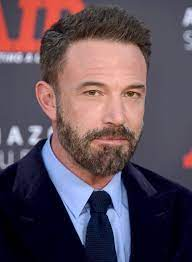
#> input picture images/Ben Affleck.jpeg, 192 x 262 px
$ python functions.py
#> lines starting #> are read from the running program, lines starting #| are printed output that depends on the picture; after the words box and inside, x2 and y2 are one past the last pixel; in counts of white or black regions, pixels touching at a corner belong together
import cv2 as cv

# Read in an image
img = cv.imread('../images/Ben Affleck.jpeg')
#> img is the input picture: shape (262, 192, 3); mean B, G, R 87.9, 76.7, 93.5
cv.imshow('Madonna', img)

# Converting to grayscale
gray = cv.cvtColor(img, cv.COLOR_BGR2GRAY)
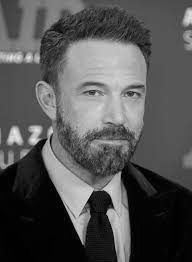
#> gray: shape (262, 192); min 0, max 239, mean 83
cv.imshow('Gray', gray)

# Blur
blur = cv.GaussianBlur(img, (7,7), cv.BORDER_DEFAULT)
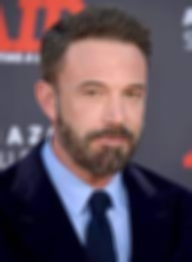
#> blur: shape (262, 192, 3); mean B, G, R 87.9, 76.7, 93.5
cv.imshow('Blur', blur)

# Edge Cascade
canny = cv.Canny(blur, 125, 175)
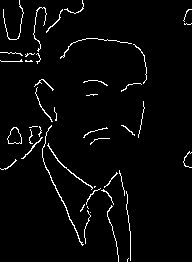
#> canny: shape (262, 192); 3.1% white in thin lines or dots
cv.imshow('Canny Edges', canny)

# Dilating the image
dilated = cv.dilate(canny, (7,7), iterations=3)
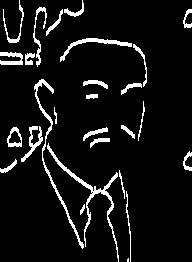
#> dilated: shape (262, 192); 7.4% white; 27 white regions (1 under 20 px), largest, box (x1, y1, x2, y2) and area: (47, 143, 119, 262) 638, (34, 79, 84, 249) 525, (60, 38, 132, 62) 304
cv.imshow('Dilated', dilated)

# Eroding
eroded = cv.erode(dilated, (7,7), iterations=3)
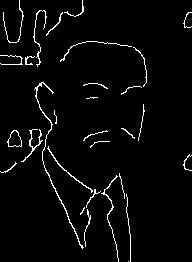
#> eroded: shape (262, 192); 3.2% white in thin lines or dots
cv.imshow('Eroded', eroded)

# Resize
resized = cv.resize(img, (500,500), interpolation=cv.INTER_CUBIC)
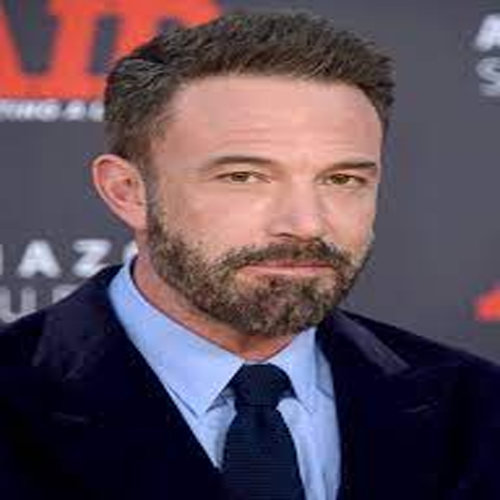
#> resized: shape (500, 500, 3); mean B, G, R 87.9, 76.7, 93.5
cv.imshow('Resized', resized)

# Cropping
cropped = img[50:200, 200:400]
#> cropped = empty array
cv.imshow('Cropped', cropped)

cv.waitKey(0)
cv.destroyAllWindows()

$ run again, with images/Elton John.jpeg copied over images/Ben Affleck.jpeg
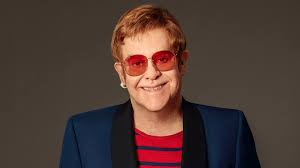
#> input picture images/Elton John.jpeg, 300 x 168 px
#> img is the input picture: shape (168, 300, 3); mean B, G, R 52.9, 59, 78.7
#> `canny = cv.Canny(blur, 125, 175)`:
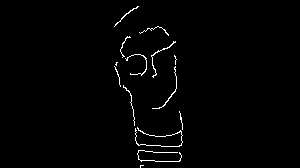
#> canny: shape (168, 300); 1.3% white in thin lines or dots, all inside (x1, y1, x2, y2) = (114, 6, 183, 168)
#> dilated: shape (168, 300); 3.6% white; 8 white regions, largest, box (x1, y1, x2, y2) and area: (123, 85, 183, 150) 549, (137, 150, 182, 168) 374, (120, 36, 147, 79) 257
#> eroded: shape (168, 300); 1.4% white in thin lines or dots, all inside (x1, y1, x2, y2) = (114, 9, 183, 168)
#> `cropped = img[50:200, 200:400]`:
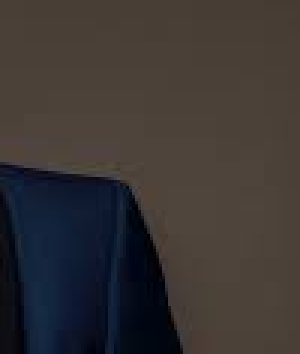
#> cropped: shape (118, 100, 3) (shown 3 times larger); mean B, G, R 51.9, 53.4, 58.2

$ run again, with images/Group.jpeg copied over images/Ben Affleck.jpeg
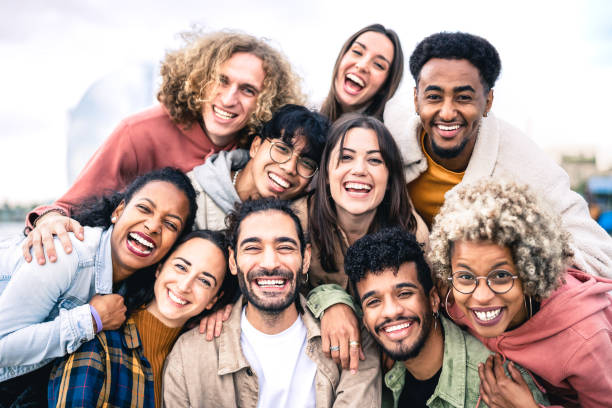
#> input picture images/Group.jpeg, 612 x 408 px
#> img is the input picture: shape (408, 612, 3); mean B, G, R 156.2, 161.2, 181.9
#> `canny = cv.Canny(blur, 125, 175)`:
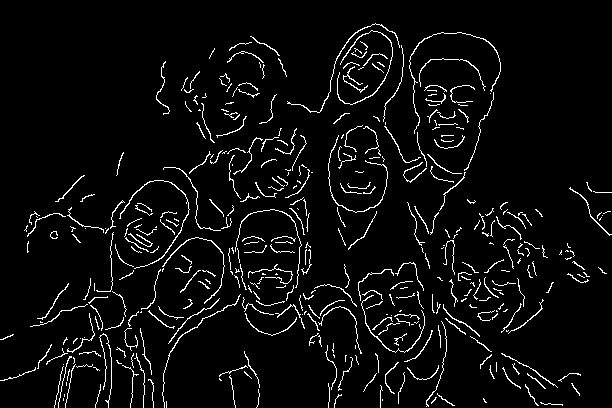
#> canny: shape (408, 612); 4.8% white in thin lines or dots
#> dilated: shape (408, 612); 12.4% white; 196 white regions (13 under 20 px), largest, box (x1, y1, x2, y2) and area: (383, 32, 501, 238) 1765, (358, 269, 425, 356) 1306, (287, 23, 400, 116) 1267
#> eroded: shape (408, 612); 5.2% white in thin lines or dots
#> `cropped = img[50:200, 200:400]`:
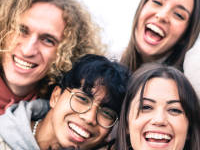
#> cropped: shape (150, 200, 3); mean B, G, R 128.3, 136.8, 165

$ run again, with images/Group2.jpeg copied over images/Ben Affleck.jpeg
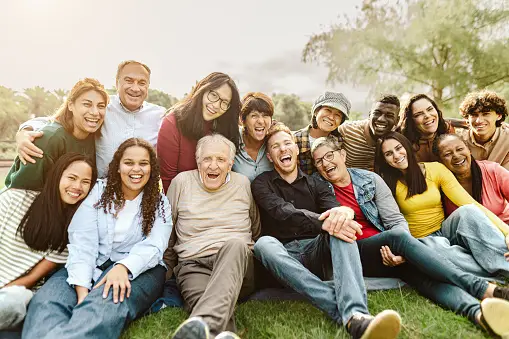
#> input picture images/Group2.jpeg, 509 x 339 px
#> img is the input picture: shape (339, 509, 3); mean B, G, R 133.1, 153.2, 163
#> `canny = cv.Canny(blur, 125, 175)`:
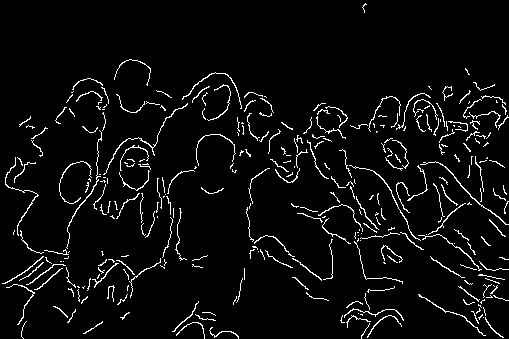
#> canny: shape (339, 509); 4.7% white in thin lines or dots
#> dilated: shape (339, 509); 12.3% white; 121 white regions (10 under 20 px), largest, box (x1, y1, x2, y2) and area: (331, 149, 509, 339) 2413, (2, 104, 107, 328) 1632, (297, 192, 424, 287) 1499
#> eroded: shape (339, 509); 5.2% white in thin lines or dots
#> `cropped = img[50:200, 200:400]`:
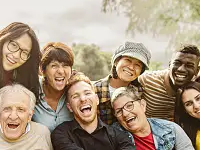
#> cropped: shape (150, 200, 3); mean B, G, R 130.6, 151.2, 169.3
